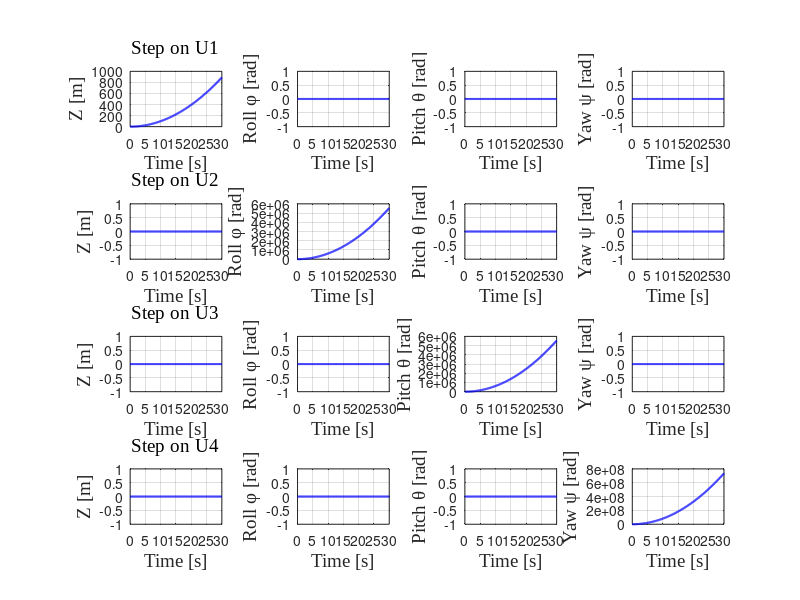

MATLAB code to generate this figure:
clc;
clear;
close all;

% === Constants ===
m  = 0.506;
Ix = 8.11858e-5;
Iy = Ix;
Iz = 6.1223e-7;
g  = 9.81;
J  = 6e-5;
b  = 3.13e-5;
k  = 75e-7;

SumOmega0 = 0;

% === Linearized system matrix A2 ===
A2 = [0 1 0 0 0 0 0 0 0 0 0 0;
      0 0 0 0 0 0 0 0  g 0 0 0;
      0 0 0 1 0 0 0 0 0 0 0 0;
      0 0 0 0 0 0 -g 0 0 0 0 0;
      0 0 0 0 0 1 0 0 0 0 0 0;
      0 0 0 0 0 0 0 0 0 0 0 0;
      0 0 0 0 0 0 0 1 0 0 0 0;
      0 0 0 0 0 0 0 0 0 0 0 0;
      0 0 0 0 0 0 0 0 0 1 0 0;
      0 0 0 0 0 0 (-J*SumOmega0)/Iy 0 0 0 0 0;
      0 0 0 0 0 0 0 0 0 0 0 1;
      0 0 0 0 0 0 0 0 0 0 0 0];

% === Input matrix B ===
B = [0     0     0     0;
     0     0     0     0;
     0     0     0     0;
     0     0     0     0;
     0     0     0     0;
     1/m   0     0     0;
     0     0     0     0;
     0   1/Ix    0     0;
     0     0     0     0;
     0     0   1/Iy    0;
     0     0     0     0;
     0     0     0   1/Iz];

% === Output matrix C2 ===
C2 = [0 0 0 0 1 0 0 0 0 0 0 0;
      0 0 0 0 0 0 1 0 0 0 0 0;
      0 0 0 0 0 0 0 0 1 0 0 0;
      0 0 0 0 0 0 0 0 0 0 1 0];

% === Matrix D ===
D = zeros(4, 4);

% Time vector
t = 0:0.1:30;

% Labels
U_labels = {'U1', 'U2', 'U3', 'U4'};
Y_labels = {'Z [m]', 'Roll \phi [rad]', 'Pitch \theta [rad]', 'Yaw \psi [rad]'};

% System definition
sys = ss(A2, B, C2, D);

% Plotting step responses
figure;
set(gcf, 'Position', [100, 100, 1400, 900]);

for u = 1:4
    U = zeros(length(t), 4);
    U(:, u) = 1;

    [y, ~, ~] = lsim(sys, U, t);

    for y_idx = 1:4
        subplot_idx = (u - 1) * 4 + y_idx;
        subplot(4, 4, subplot_idx);
        plot(t, y(:, y_idx), 'b', 'LineWidth', 1.5);

        xlabel('Time [s]', 'FontName', 'Times New Roman', 'FontSize', 14, 'FontWeight', 'normal');
        ylabel(Y_labels{y_idx}, 'FontName', 'Times New Roman', 'FontSize', 14, 'FontWeight', 'normal');

        if y_idx == 1
            title(['Step on ', U_labels{u}], ...
                'FontWeight', 'normal', 'FontName', 'Times New Roman', 'FontSize', 14);
        end

        grid on;
        ax = gca;
        % ax.FontSize = 9;
        % ax.FontWeight = 'bold';
        % ax.FontName = 'Times New Roman';  
    end
end
exportgraphics(gcf, 'StepResponses.jpeg', 'Resolution', 300);


